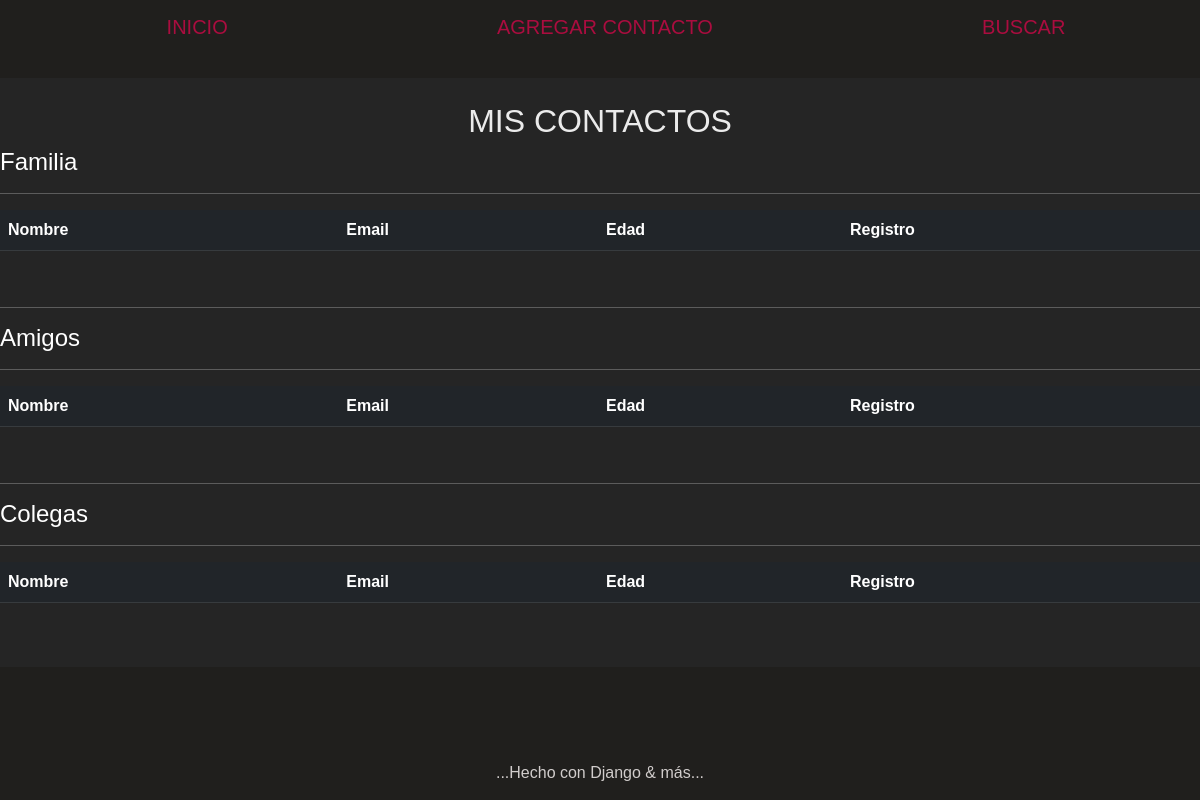
Before: /APP/ with the older database file.
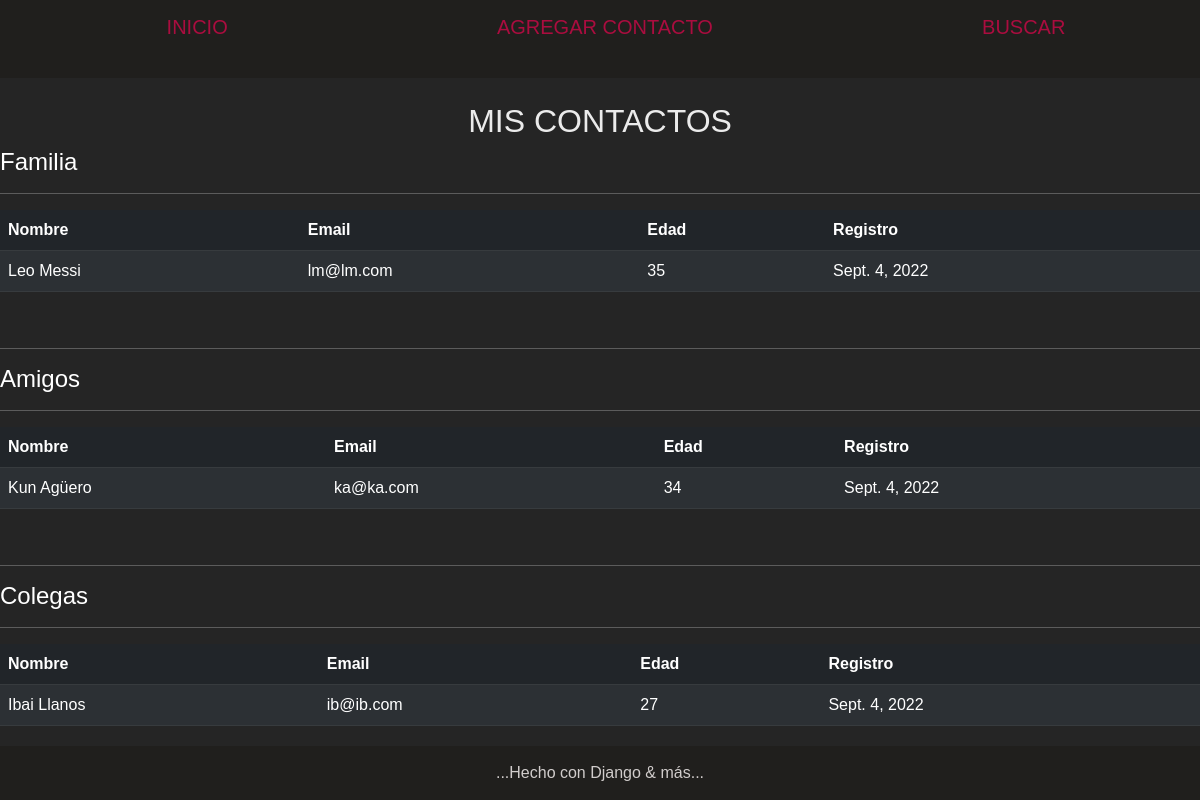
After: the same page with the newer database file.
### APP/models.py (models this page shows)
class Familiares(models.Model):
    nombre = models.CharField(max_length=30)
    email = models.EmailField()
    edad = models.IntegerField()
    registro = models.DateField()

class Amigos(models.Model):
    nombre = models.CharField(max_length=30)
    email = models.EmailField()
    edad = models.IntegerField()
    registro = models.DateField()

class Colegas(models.Model):
    nombre = models.CharField(max_length=30)
    email = models.EmailField()
    edad = models.IntegerField()
    registro = models.DateField()

### APP/views.py (the view)
# urls.py: path('', inicio, name='inicio'),
def inicio(req):
    familiares = Familiares.objects.all()
    amigos = Amigos.objects.all()
    colegas = Colegas.objects.all()
    contexto = {
        'familiares': familiares,
        'amigos': amigos,
        'colegas': colegas,
    }
    return render(req, 'index.html', contexto)

### templates/index.html (shortened to what this page needs)
<!DOCTYPE html>
<html lang="en">
	<head>
		{% load static %}
		<link
			href="https://cdn.jsdelivr.net/npm/bootstrap@5.2.0/dist/css/bootstrap.min.css"
			rel="stylesheet"
		/>
	</head>
	<body
		style="
			font-family: 'Gill Sans', 'Gill Sans MT', Calibri, 'Trebuchet MS',
				sans-serif;
			background-color: #201f1d;
		"
	>
		{% include 'base/header.html' %}
		{% block main %}
		<main style="background-color: #252525; color: white">
			<br />
			<h2 style="text-align: center; color: #ebebeb">MIS CONTACTOS</h2>
			<div>
				<h4>Familia</h4>
				<hr />
				<table class="table table-dark table-striped">
					<thead>
						<tr>
							<th scope="col">Nombre</th>
							<th scope="col">Email</th>
							<th scope="col">Edad</th>
							<th scope="col">Registro</th>
						</tr>
					</thead>
					<tbody>
						{% for familia in familiares %}
						<tr>
							<td>{{familia.nombre}}</td>
							<td>{{familia.email}}</td>
							<td>{{familia.edad}}</td>
							<td>{{familia.registro}}</td>
						</tr>
						{% endfor %}
					</tbody>
				</table>
				<br />
				<hr />
				<h4>Amigos</h4>
				<hr />
				<table class="table table-dark table-striped">
					<thead>
						<tr>
							<th scope="col">Nombre</th>
							<th scope="col">Email</th>
							<th scope="col">Edad</th>
							<th scope="col">Registro</th>
						</tr>
					</thead>
					<tbody>
						{% for amigo in amigos %}
						<tr>
							<td>{{amigo.nombre}}</td>
							<td>{{amigo.email}}</td>
							<td>{{amigo.edad}}</td>
							<td>{{amigo.registro}}</td>
						</tr>
						{% endfor %}
					</tbody>
				</table>
				<br />
				<hr />
				<h4>Colegas</h4>
				<hr />
				<table class="table table-dark table-striped">
					<thead>
						<tr>
							<th scope="col">Nombre</th>
							<th scope="col">Email</th>
							<th scope="col">Edad</th>
							<th scope="col">Registro</th>
						</tr>
					</thead>
					<tbody>
						{% for colega in colegas %}
						<tr>
							<td>{{colega.nombre}}</td>
							<td>{{colega.email}}</td>
							<td>{{colega.edad}}</td>
							<td>{{colega.registro}}</td>
						</tr>
						{% endfor %}
					</tbody>
				</table>
				<br />
			</div>
			<br />
		</main>
		{% endblock %}
		{% include 'base/footer.html' %}
	</body>
</html>

Changed rows visible on the page:
added Familiares: nombre "Leo Messi", email "lm@lm.com", edad "35", registro "Sept. 4, 2022"
added Amigos: nombre "Kun Agüero", email "ka@ka.com", edad "34", registro "Sept. 4, 2022"
added Colegas: nombre "Ibai Llanos", email "ib@ib.com", edad "27", registro "Sept. 4, 2022"
